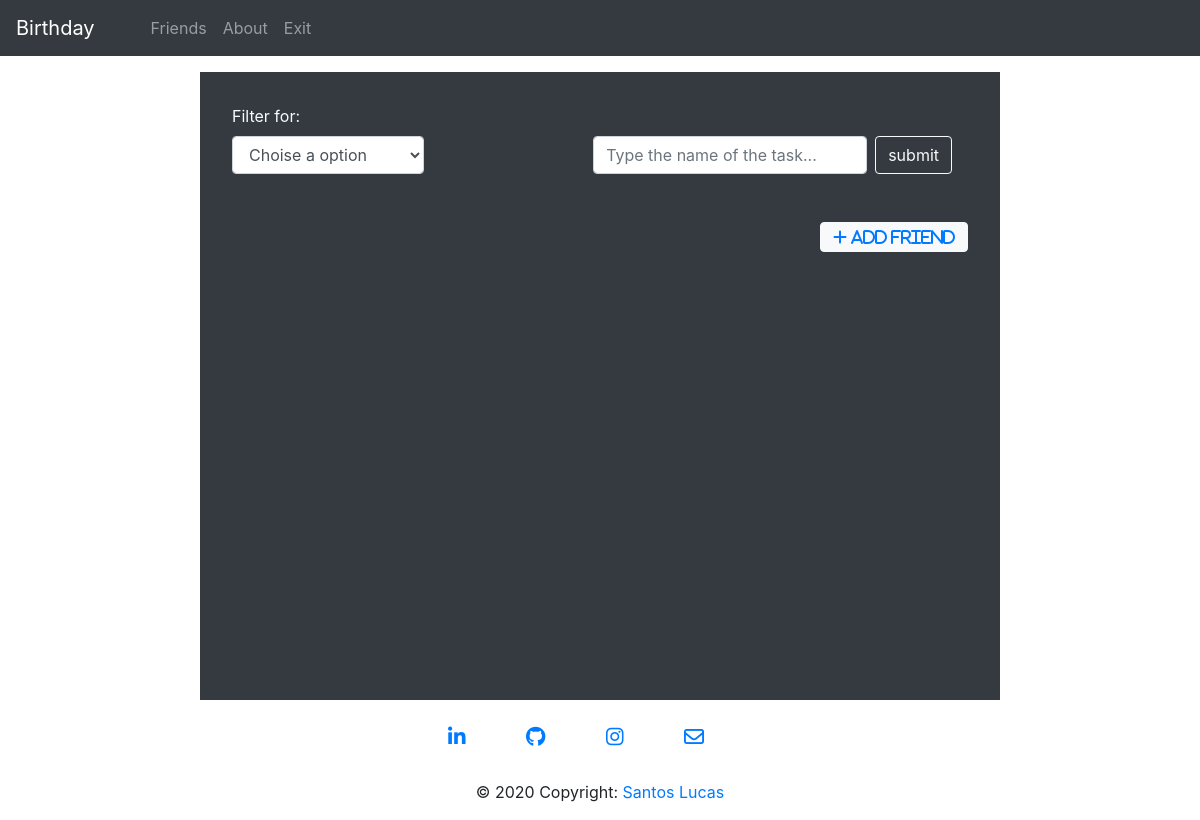
/ (signed in), run on an earlier commit of the app's database.
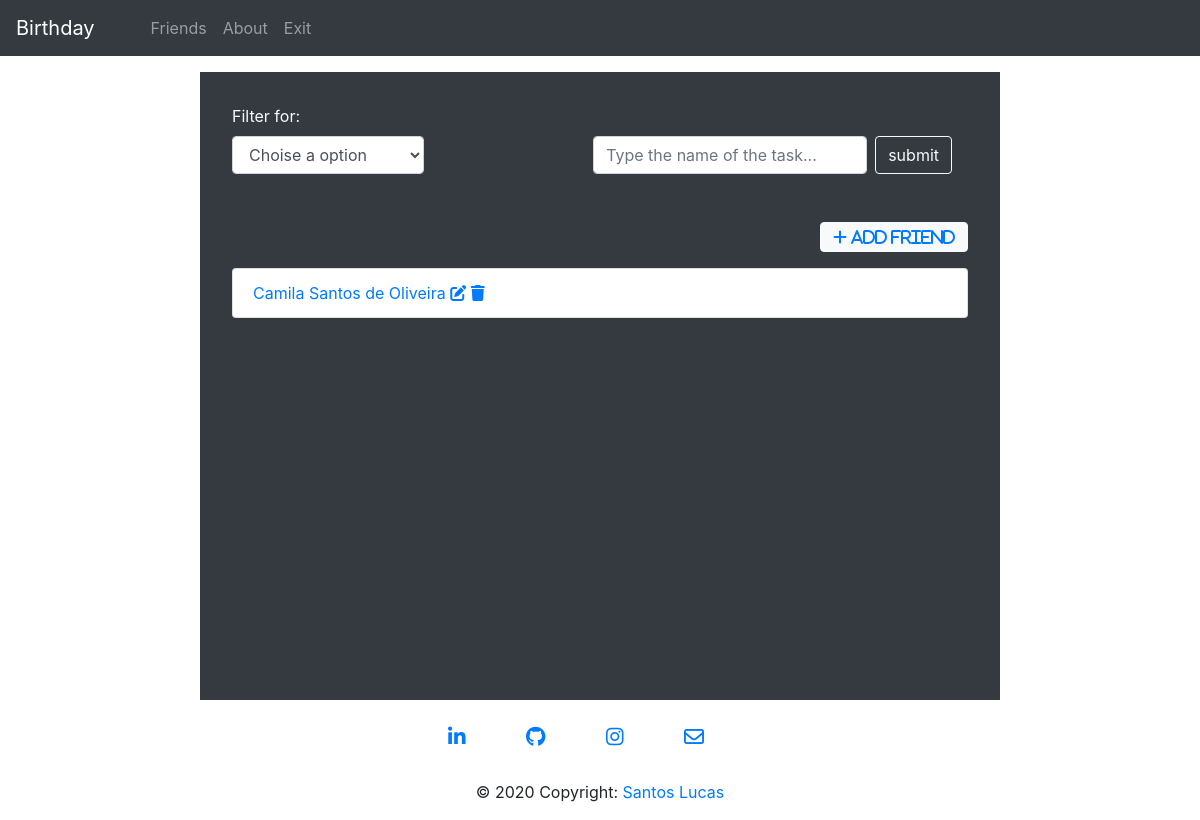
And on a later commit of the database.
### friends/models.py (models this page shows, shortened)
class Friend(models.Model):
    name = models.CharField(max_length=250, default="")
    birthday = models.DateField()
    age = models.IntegerField()
    gift = models.TextField()
    user = models.ForeignKey(get_user_model(), on_delete=models.CASCADE)

### friends/views.py (the view)
# urls.py: path('', views.friendList, name='friend-list'),
@login_required
def friendList(request):
    search = request.GET.get('search')
    filter = request.GET.get('filter')
    date_today = date.today()
    friends = Friend.objects.filter(
        birthday=date_today, user=request.user).count()
    if friends >= 1:
        send_mail('BIRTHDAY', 'Today is a birthday of a friend',
                  'teste@gmail.com', ['admin@example.com'])
    if search:
        friends = Friend.objects.filter(
            name__icontains=search, user=request.user)
    elif filter == 'today':
        friends = Friend.objects.filter(
            birthday=date_today, user=request.user)
    elif filter == 'this-month':
        max_date = (date_today + relativedelta(months=1))
        friends = Friend.objects.filter(birthday__range=(
            date_today, max_date), user=request.user)
    elif filter == 'next-month':
        min_date = date_today + relativedelta(months=1)
        max_date = date_today + relativedelta(months=2)
        friends = Friend.objects.filter(birthday__range=(
            min_date, max_date), user=request.user)
    else:
        friends_list = Friend.objects.all().filter(user=request.user)
        paginator = Paginator(friends_list, 5)
        page = request.GET.get('page')
        friends = paginator.get_page(page)
    return render(request, 'friends/friend-list.html', {'friends': friends})

### friends/templates/friends/friend-list.html (shortened to what this page needs)
{% extends 'base.html' %}
{% block content %}
<div class="content">
    <article>
        <div class="form-group">
            <label for="filter">Filter for:</label>
            <select class="form-control" name="filter" id="filter">
                <option value="#">Choise a option</option>
            </select>
        </div>
        <div class="search-div">
            <form class="form-inline my-2 my-lg-0" method="GET" id="search-form">
                <input class="form-control mr-sm-2" type="text" name="search" id="search"
                    placeholder="Type the name of the task..." value="{{ request.GET.search }}">
                <input class="btn btn-outline-light my-2 my-sm-0" type="submit" value="submit" id="search-btn">
            </form>
        </div>
        <div class="add-friend-button">
            <button class="btn btn-light my-2 my-sm-0"><a href="{% url 'friends:create-friend' %}" class="fas fa-plus">
                    Add Friend </a></button>
        </div>
        <div class="friend-list">
            <ul class="list-group">
                {% for friend in friends %}
                <li class="list-group-item">
                    <a href="{% url 'friends:friend-view' friend.id %}">{{friend.name}}</a>
                    <span><a href="{% url 'friends:edit-friend' friend.id %}" class="fas fa-edit"></a></span>
                    <span><a href="{% url 'friends:delete-friend' friend.id %}"
                            class="delete-btn fas fa-trash"></a></span>
                </li>
                {% endfor %}
            </ul>
        </div>
</div>
{% endblock %}

What changed in the data, as far as the page shows it:
added Friend: name "Camila Santos de Oliveira"
